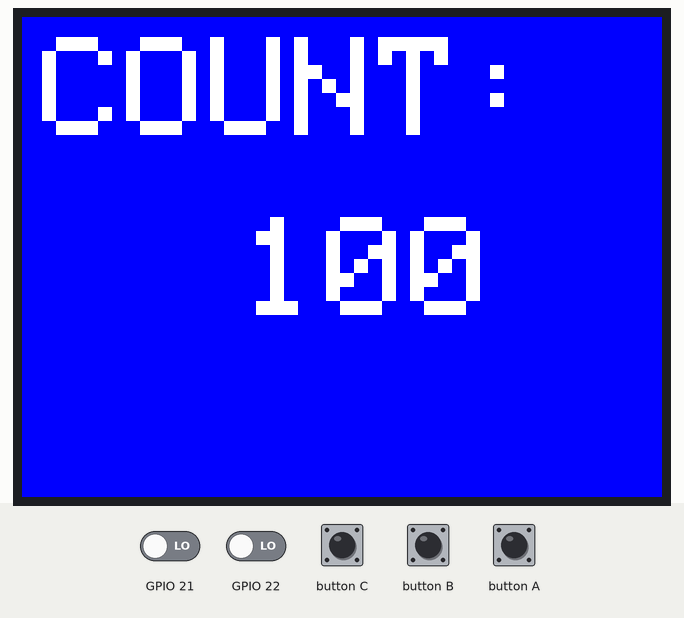
Bench run of a sketch on a simulated ESP32. On the bench: 320×240 colour display. The test bench sets the inputs (shaded band); at power-on: GPIO 21 LOW, GPIO 22 LOW. What the sketch prints to the serial monitor is not drawn.

Above: at 1.9 s.
2.0 s: GPIO 21 driven HIGH
3.5 s: GPIO 22 driven HIGH
5.0 s: GPIO 22 driven LOW
At 5.11 s:
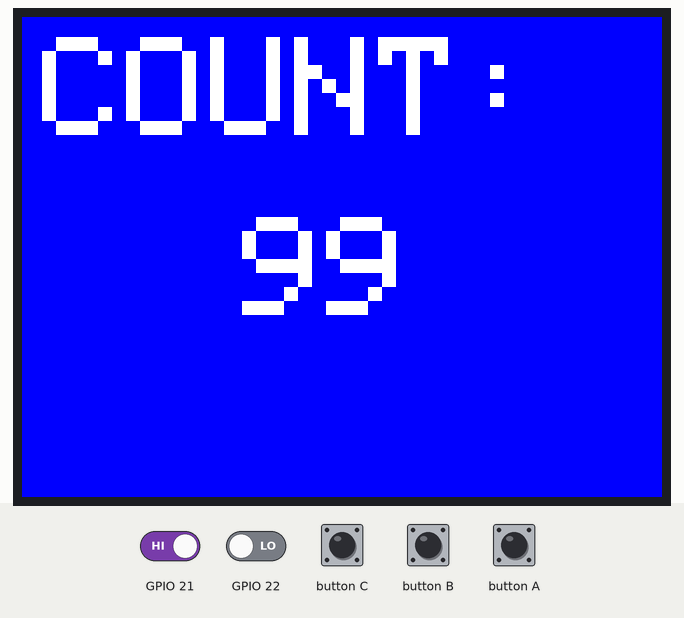
6.5 s: GPIO 21 driven LOW
At 6.91 s:
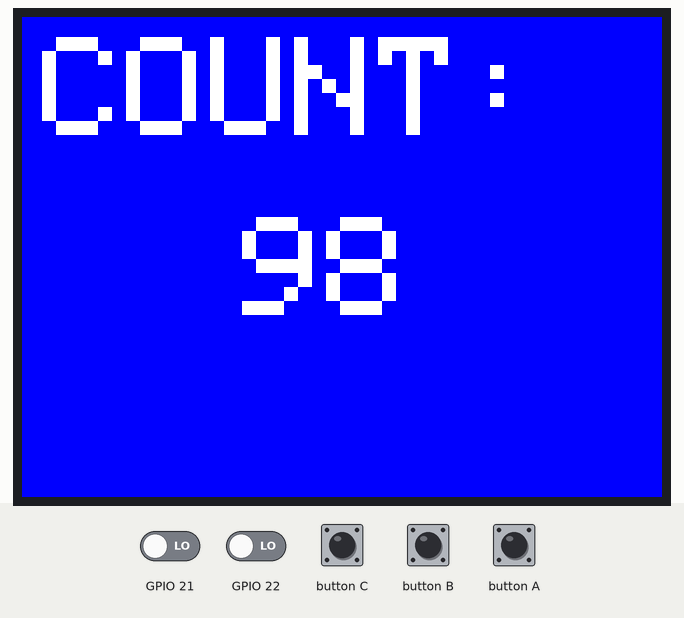
Timing chart, 0 to 9.0 s (numbered marks = the images above; inputs shaded):
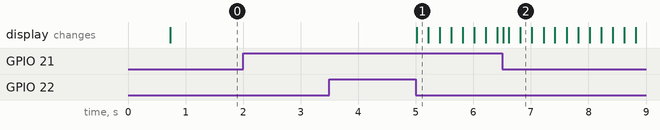

Measured:
- after the input at 2.0 s, every drawn part: stays the same
- after the input at 3.5 s, every drawn part: stays the same
- after the input at 5.0 s, the display: changes at once (image 1)

The sketch:

sketch_feb21a.ino
```cpp
#include <M5Stack.h>

int last_value_red = 0;
int cur_value_red = 0;
int last_value_blue = 0;
int cur_value_blue = 0;

int count = 100;
int firing = 0;
int last_time = 0;

void setup()
{
  M5.begin();
  delay(500);
  Serial.begin(115200);

  pinMode(21, INPUT);
  pinMode(22, INPUT);

  Serial2.begin(9600);              //音频模块使用
  volume(0x1E); //音量设置0x00-0x1E

  M5.Lcd.fillScreen(BLUE);
  M5.Lcd.setTextColor(WHITE);
  M5.Lcd.setTextSize(20);
  M5.Lcd.setCursor(10, 10);
  M5.Lcd.printf("COUNT:");
  M5.Lcd.setCursor(110, 100);
  M5.Lcd.setTextSize(80);
  M5.Lcd.printf("%d", count);
}

void loop()
{
  cur_value_red = digitalRead(21);
  cur_value_blue = digitalRead(22);

  if(firing && (millis() - last_time >= 200))
  {
    count--;
    last_time = millis();
    M5.Lcd.setCursor(110, 100);
    M5.Lcd.fillRect(110, 100, 150, 100, BLUE);
    M5.Lcd.printf("%d", count);
  }

  //开火
  if(cur_value_blue != last_value_blue){
    if(cur_value_blue==0){ //蓝色按下
      firing = 1;
      Serial.println("Button Status: blue pressed");
      play(0x02);
    }
    else{ //蓝色松开
      Serial.println("Button Status: blue released");
      firing = 0;
      stopMusic();
    }
    last_value_blue = cur_value_blue;
  }
  //换子弹
  if(cur_value_red != last_value_red){
    if(cur_value_red==0){ //红色按下
      Serial.println("Button Status: red pressed");
      play(0x06);
      count = 100;
       M5.Lcd.setCursor(110, 100);
      M5.Lcd.fillRect(110, 100, 150, 100, BLUE);
    M5.Lcd.printf("%d", count);
    }
    else{ //红色松开
      Serial.println("Button Status: red released");
    }
    last_value_red = cur_value_red;
  }
  M5.update();
}

/*音频相关*/
void play(unsigned char Track)
{
  unsigned char play[6] = {0xAA, 0x07, 0x02, 0x00, Track, Track + 0xB3}; //0xB3=0xAA+0x07+0x02+0x00,即最后一位为校验和
  Serial2.write(play, 6);
}
void volume( unsigned char vol)
{
  unsigned char volume[5] = {0xAA, 0x13, 0x01, vol, vol + 0xBE}; //0xBE=0xAA+0x13+0x01,即最后一位为校验和
  Serial2.write(volume, 5);
}
void stopMusic()
{
  unsigned char play[4] = {0xAA, 0x04, 0x00, 0xAE};
  Serial2.write(play, 4);
}
```
